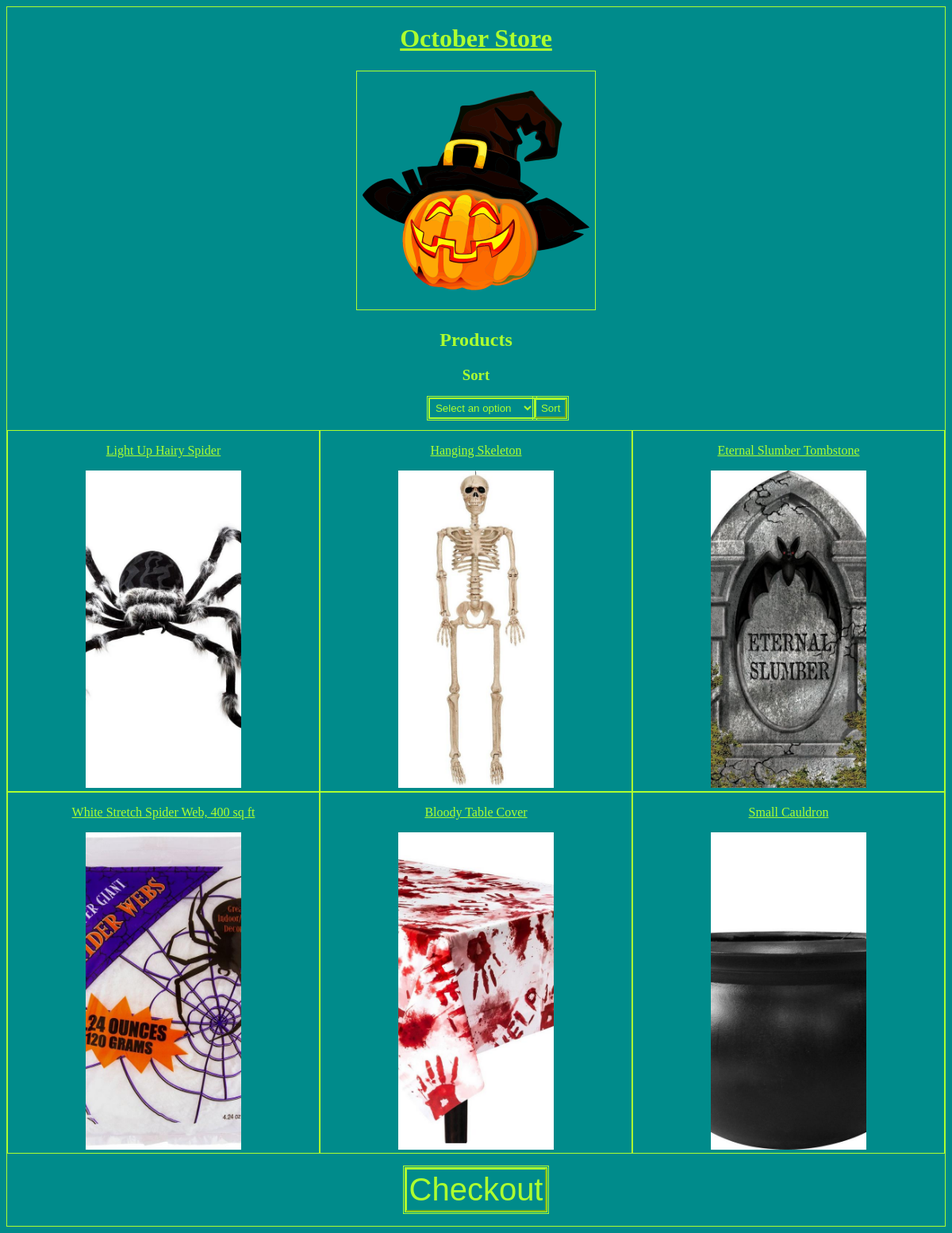
The page / on the database its author committed.
### tables this page shows
CREATE TABLE `items` (
  `item_id` int(11) NOT NULL,
  `item_name` varchar(255) NOT NULL,
  `price` float NOT NULL,
  `description` varchar(255) NOT NULL,
  `image_name` varchar(255) NOT NULL
);

### model/data_functions.php (called while the page is built, shortened)
<?php
    $dsn = "mysql:host=localhost;dbname=octoberstore";
    $username = "root";
	$password = "";
    try {
		$db = new PDO($dsn, $username, $password);
    } catch (PDOException $e){
        echo("Failed to connect to Database");
    }
    function getItemArrayOrdered($order) {
        $myQuery = "SELECT * FROM items";
        switch($order) {
            case 'price-desc':
                $myQuery .= " ORDER BY price DESC";
                break;
        }
        global $db;
        $qry = $db->query($myQuery);
        $items = $qry->fetchAll();
        return $items;
    }
    function getItemArray() {
        return getItemArrayOrdered("price-desc");
    }
?>

### view/orderform.php (the view, shortened to what this page needs)
<?php
    $items = getItemArray();
?>
<h2> Products </h2>
<div class="sort-box">
    <h3>Sort</h3>
    <form action="" method="GET">
        <div id="sort-setting">
        <select name="order" id="order">
            <option value="">Select an option</option>
        </select>
        <button id="sort-button">Sort</button>
        </div>
    </form>
</div>
<div class="item-container">
    <?php foreach($items as $item): ?>
        <div class='whole-item'>
            <a href="view/show_product.php?id=<?= $item[0] ?>">
                <div class="item">
                    <p><?= $item[1] ?></p>
                    <div class='img' style="background-image: url('assets/img/<?= $item[4] ?>'"></div>
                </div>
            </a>
        </div>
    <?php endforeach; ?>
</div>
<br>
    <form action="" method="GET">
		<input type="submit" id="form-submit" name="submit" class="button" value="Checkout"/>
	</form>
    <br>

### index.php (shortened to what this page needs)
<?php
include 'model/data_functions.php';
$items = getItemArray();
?>
 <!DOCTYPE html>
 <html lang="en">
 <head>
	<link rel="stylesheet" href="assets/css/styles.css">
 </head>
 <body>
	<header>
		<h1>October Store</h1>
	</header>
    <img src="assets/img/Jackolantern.png" alt="Jack o Lantern Logo">
	<?php
			if (isset($_GET['submit'])) {
				$signup = true;
			}
			else {
				$signup = false;
			}
			switch($signup) {
				default:
					include 'view/orderform.php';
			}
		?>
</body>

### assets/css/styles.css (style rules this page uses)
body { background-color: darkcyan; color: greenyellow; border: 1px solid greenyellow; }
img { width: 300px; height: 300px; }
.item-container { display: grid; grid-template-columns: repeat(3, 1fr); }
.item-container a { color: greenyellow; }
#form-submit { margin-left: auto; margin-right: auto; font-size: 2.5rem; color: greenyellow; background-color: darkcyan; padding: 3px; outline-style: double; border-color: greenyellow; }
#order { color: greenyellow; background-color: darkcyan; padding: 3px; outline-style: double; border-color: greenyellow; }
#sort-button { color: greenyellow; background-color: darkcyan; outline-style: double; border-color: greenyellow; }
.sort-box { margin-bottom: 15px; }
#sort-setting { display: flex; justify-content: space-around; width: 10%; margin: 0 auto; }
.whole-item { text-align: center; }
.item { display: relative; text-align: center; border: 1px solid greenyellow; }
.item > .img { display: inline-block; width: 50%; height: 400px; background-position: center; background-size: cover; }
html { text-align: center; }
img { border: 1px solid greenyellow; }
h1 { text-decoration: underline; }

### rows shown on the page
items: item_name "Light Up Hairy Spider", image_name (picture)
items: item_name "Hanging Skeleton", image_name (picture)
items: item_name "Eternal Slumber Tombstone", image_name (picture)
items: item_name "White Stretch Spider Web, 400 sq ft", image_name (picture)
items: item_name "Bloody Table Cover", image_name (picture)
items: item_name "Small Cauldron", image_name (picture)
